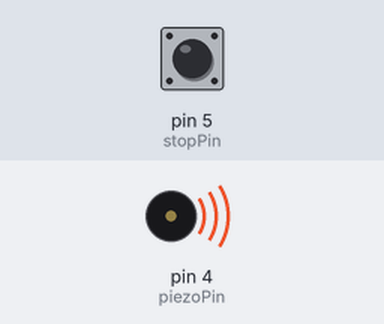
Recording of a sketch running on a simulated Arduino Uno, built with avr-gcc and run on an emulated ATmega328P. Shown: buzzer (waves = sounding). The test bench sets the inputs (shaded band); at power-on: pin 5 (stopPin) HIGH.

Above: at 2.8 s.
2.9 s: pin 5 (stopPin) pulled LOW for 0.15 s
At 3.02 s:
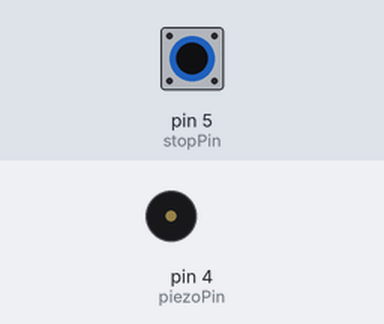
4.5 s: pin 5 (stopPin) pulled LOW for 1 s
7.0 s: pin 5 (stopPin) pulled LOW for 3.2 s
At 11.1 s:
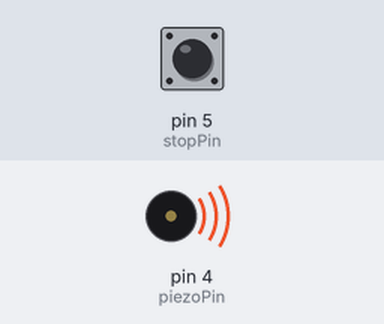
Timing chart, 0 to 12.6 s (numbered marks = the images above; inputs shaded):
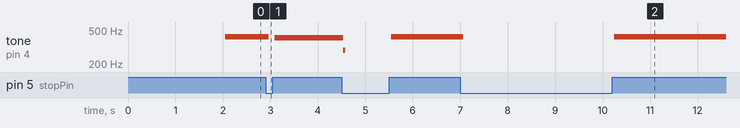

Measured:
- after the input at 2.9 s, tone on pin 4 (piezoPin): 417 Hz → silent after 0.07 s, → 404 Hz 0.13 s later
- after the input at 7.0 s, tone on pin 4 (piezoPin): 417 Hz → silent after 0.07 s, → 417 Hz 3.2 s later

The sketch:

dialtone.ino
```cpp
// (licence header left out)
// Piezo buzzer pin, but an 8-ohm speaker will give somewhat
// better quality sound.
// Use a 22ohm resistor from this pin to the piezo/speaker
int piezoPin = 4;

// The tone will stop playing while this pin is grounded.
// Or the code can be modified to terminate the tone when
// the pin is grounded.
int stopPin = 5;


// Times of zero crossing when sampled at 8000Hz
// therefore multiply each one by 125 microseconds
// to get its cumulative elapsed time.

uint16_t tone_zeroes[] = {
//#define TONES_1
#ifdef TONES_1
      10,
      20,
      30,
      40,
      44,
      50,
      60,
      70,
      81,
      91,
     101,
     111,
     121,
     131,
     133,
     141,
     151,
     162,
     172,
     182,
     192,
     202,
     212,
     232,
     243,
     253,
     263,
     273,
     283,
     293,
     303,
     311,
     313,
     324,
     334,
     344,
     354,
     364,
     374,
     384,
     394,
     399,
     400,
     405,
     415,
     425,
     435,
     445,
     455,
     465,
     475,
     486,
     488,
     496,
     506,
     516,
     526,
     536,
     546,
     556,
     567,
     587,
     597,
     607,
     617,
     627,
     637,
     648,
     658,
     666,
     668,
     678,
     688,
     698,
     708,
     718,
     729,
     739,
     749,
     755,
     759,
     769,
     779,
     789,
     799,
     800,
     810,
     820,
     830,
     840,
     844,
     850,
     860,
     870,
     881,
     891,
     901,
     911,
     921,
     931,
     933,
     941,
     951,
     962,
     972,
     982,
     992,
#else
      10,
      20,
      30,
      40,
      44,
      50,
      60,
      70,
      81,
      91,
     101,
     111,
     121,
     131,
     133,
     141,
     151,
     162,
     172,
     182,
     192,
     202,
     212,
     232,
     243,
     253,
     263,
     273,
     283,
     293,
     303,
     311,
     313,
     324,
     334,
     344,
     354,
     364,
     374,
     384,
     394,
     399,
     405,
     415,
     425,
     435,
     445,
     455,
     465,
     475,
     486,
     488,
     496,
     506,
     516,
     526,
     536,
     546,
     556,
     567,
     587,
     597,
     607,
     617,
     627,
     637,
     648,
     658,
     666,
     668,
     678,
     688,
     698,
     708,
     718,
     729,
     739,
     749,
     755,
     759,
     769,
     779,
     789,
     799,
     810,
     820,
     830,
     840,
     844,
     850,
     860,
     870,
     881,
     891,
     901,
     911,
     921,
     931,
     933,
     941,
     951,
     962,
     972,
     982,
     992,
    1002,
    1012,
    1032,
    1043,
    1053,
    1063,
    1073,
    1083,
    1093,
    1103,
    1111,
    1113,
    1124,
    1134,
    1144,
    1154,
    1164,
    1174,
    1184,
    1194,
    1199,
    1205,
    1215,
    1225,
    1235,
    1245,
    1255,
    1265,
    1275,
    1286,
    1288,
    1296,
    1306,
    1316,
    1326,
    1336,
    1346,
    1356,
    1367,
    1387,
    1397,
    1407,
    1417,
    1427,
    1437,
    1448,
    1458,
    1466,
    1468,
    1478,
    1488,
    1498,
    1508,
    1518,
    1529,
    1539,
    1549,
    1555,
    1559,
    1569,
    1579,
    1589,
    1599,
    1610,
    1620,
    1630,
    1640,
    1644,
    1650,
    1660,
    1670,
    1681,
    1691,
    1701,
    1711,
    1721,
    1731,
    1733,
    1741,
    1751,
    1762,
    1772,
    1782,
    1792,
    1802,
    1812,
    1832,
    1843,
    1853,
    1863,
    1873,
    1883,
    1893,
    1903,
    1911,
    1913,
    1924,
    1934,
    1944,
    1954,
    1964,
    1974,
    1984,
    1994,
    1999,
    2005,
    2015,
    2025,
    2035,
    2045,
    2055,
    2065,
    2075,
    2086,
    2088,
    2096,
    2106,
    2116,
    2126,
    2136,
    2146,
    2156,
    2167,
    2187,
    2197,
    2207,
    2217,
    2227,
    2237,
    2248,
    2258,
    2266,
    2268,
    2278,
    2288,
    2298,
    2308,
    2318,
    2329,
    2339,
    2349,
    2355,
    2359,
    2369,
    2379,
    2389,
    2399,
    2410,
    2420,
    2430,
    2440,
    2444,
    2450,
    2460,
    2470,
    2481,
    2491,
    2501,
    2511,
    2521,
    2531,
    2533,
    2541,
    2551,
    2562,
    2572,
    2582,
    2592,
    2602,
    2612,
    2632,
    2643,
    2653,
    2663,
    2673,
    2683,
    2693,
    2703,
    2711,
    2713,
    2724,
    2734,
    2744,
    2754,
    2764,
    2774,
    2784,
    2794,
    2799,
    2805,
    2815,
    2825,
    2835,
    2845,
    2855,
    2865,
    2875,
    2886,
    2888,
    2896,
    2906,
    2916,
    2926,
    2936,
    2946,
    2956,
    2967,
    2987,
    2997,
    3007,
    3017,
    3027,
    3037,
    3048,
    3058,
    3066,
    3068,
    3078,
    3088,
    3098,
    3108,
    3118,
    3129,
    3139,
    3149,
    3155,
    3159,
    3169,
    3179,
    3189,
    3199,
    3210,
    3220,
    3230,
    3240,
    3244,
    3250,
    3260,
    3270,
    3281,
    3291,
    3301,
    3311,
    3321,
    3331,
    3333,
    3341,
    3351,
    3362,
    3372,
    3382,
    3392,
    3402,
    3412,
    3432,
    3443,
    3453,
    3463,
    3473,
    3483,
    3493,
    3503,
    3511,
    3513,
    3524,
    3534,
    3544,
    3554,
    3564,
    3574,
    3584,
    3594,
    3599,
    3605,
    3615,
    3625,
    3635,
    3645,
    3655,
    3665,
    3675,
    3686,
    3688,
    3696,
    3706,
    3716,
    3726,
    3736,
    3746,
    3756,
    3767,
    3787,
    3797,
    3807,
    3817,
    3827,
    3837,
    3848,
    3858,
    3866,
    3868,
    3878,
    3888,
    3898,
    3908,
    3918,
    3929,
    3939,
    3949,
    3955,
    3959,
    3969,
    3979,
    3989,
    3999,
#endif
};

void setup()
{
  Serial.begin(9600);
  while(!Serial);
  delay(2000);

  pinMode(piezoPin, OUTPUT);
  pinMode(stopPin, INPUT_PULLUP);
  // Initialize the tone_zeroes array
  for(int i = sizeof(tone_zeroes)/sizeof(tone_zeroes[0])-1;i > 0 ;i--)
  {
    tone_zeroes[i] = tone_zeroes[i] - tone_zeroes[i-1];
//Serial.println(tone_zeroes[i]);
  }

  play_dial();
}

void loop()
{

}

// Play the dial tone
void play_dial (void)
{

  int idx = 0;
  int output = 0;
  unsigned long delayCount;
  while(1) {
    output ^= 1;
    delayCount = tone_zeroes[idx++];
    digitalWrite(piezoPin,output);
    delayMicroseconds(delayCount*125L);
    if (idx >= sizeof(tone_zeroes)/sizeof(tone_zeroes[0]))idx = 0;
    // This hangs the code if stopPin is grounded.
    // Or it can be used to terminate the tone and return from the
    // function by adding "break" to the while loop.
    while(digitalRead(stopPin) == 0);
  }
  digitalWrite(piezoPin, LOW);
}
```
